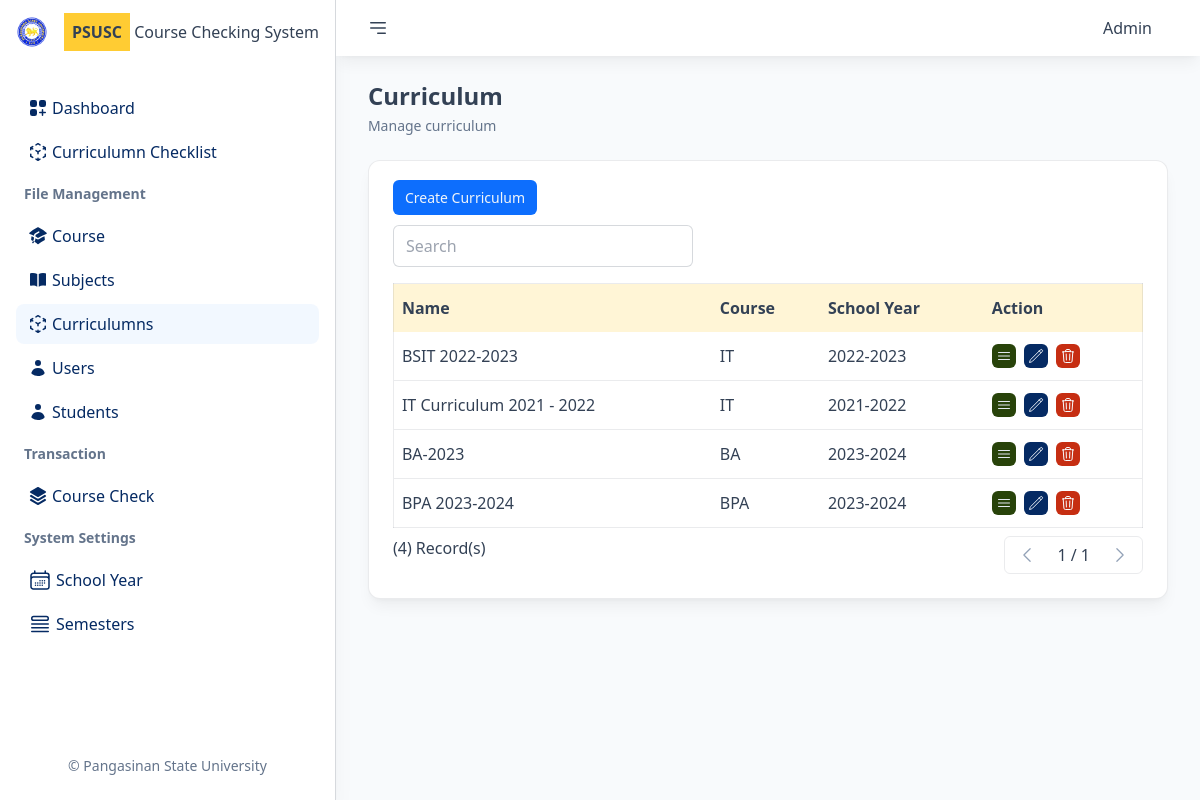
Page /curriculums (signed in) on the committed database.
### tables this page shows
CREATE TABLE `users` (
  `id` int(11) NOT NULL,
  `empno` varchar(50) NOT NULL,
  `fname` varchar(150) NOT NULL,
  `lname` varchar(150) NOT NULL,
  `mname` varchar(150) NOT NULL,
  `email` varchar(150) NOT NULL,
  `password` varchar(150) NOT NULL,
  `courseId` int(11) NOT NULL,
  `userType` varchar(50) NOT NULL
);

CREATE TABLE `curriculums` (
  `id` int(11) NOT NULL,
  `name` varchar(150) NOT NULL,
  `course_id` int(11) NOT NULL,
  `sy` varchar(50) NOT NULL
);

CREATE TABLE `courses` (
  `id` int(11) NOT NULL,
  `course` varchar(150) NOT NULL,
  `description` varchar(300) NOT NULL
);

CREATE TABLE `schoolyears` (
  `id` int(11) NOT NULL,
  `schoolyear` varchar(50) NOT NULL,
  `status` varchar(50) NOT NULL
);

### public/pages/curriculums/curriculumview.php (the view, shortened to what the rows shown need)
<?php
require_once(TEMPLATE_PATH . "/header.php");
require_once(TEMPLATE_PATH . "/nav.php");
?>
<div class="px-8">
    <div class="bg-white p-6 rounded-xl shadow-lg shadow-black/5 border border-slate-700/10">
        <div class="">
            <table class="w-full border border-slate-700/10 mb-2" id="dataTable">
                <thead>
                    <tr class="bg-accent/20 text-left ">
                        <th class="px-2 py-3">Name</th>
                        <th class="px-2 py-3">Course</th>
                        <th class="px-2 py-3">School Year</th>
                        <th class="px-2 py-3 min-w-fit max-w-fit">Action</th>
                    </tr>
                </thead>
                <tbody class="divide-y divide-slate-700/10 " id="tableBody">
                    <?php
                    foreach ($curriculums as $curriculum) :
                    ?>
                        <tr class="transition-all">
                            <td class="px-2 py-3"><?= $curriculum->getName() ?></td>
                            <td class="px-2 py-3"><?= $curriculum->getCourse()->getCourse() ?></td>
                            <td class="px-2 py-3"><?= $curriculum->getSyDet()->getSchoolyear() ?></td>
                            <td class=" px-2 py-3 flex flex-row item-center gap-2">
                                <a href="/curriculums/details/<?= $curriculum->getId() ?>" class="text-sm bg-success-dark hover:bg-success-light transition-all text-slate-200 p-1 rounded-md" title="View Details">
                                    <svg xmlns="http://www.w3.org/2000/svg" fill="none" viewBox="0 0 24 24" stroke-width="1.5" stroke="currentColor" class="w-4 h-4">
                                        <path stroke-linecap="round" stroke-linejoin="round" d="M3.75 6.75h16.5M3.75 12h16.5m-16.5 5.25h16.5" />
                                    </svg>
                                </a>
                                <a href="#" data-remote="/curriculums/edit/<?= $curriculum->getId() ?>" data-size="w-full md:w-2/5 lg:w-1/5" class="pop text-sm bg-brand-dark hover:bg-brand-light transition-all text-slate-200 p-1 rounded-md" title="Edit">
                                </a>
                                <a href="#" data-remote="/curriculums/confirm/<?= $curriculum->getId() ?>" data-size="w-full md:w-2/5 lg:w-1/5" class="pop text-sm bg-danger-light hover:bg-danger transition-all text-slate-50 p-1 rounded-md" title="Delete">
                                </a>
                            </td>
                        </tr>
                    <?php
                    endforeach;
                    ?>
                </tbody>
            </table>
        </div>
    </div>
</div>
<?php
require_once(TEMPLATE_PATH . "/footer.php");
?>

### public/template/nav.php (shortened to what the rows shown need)
<div class="relative h-screen overflow-y-auto flex-auto flex gap-6 flex-col">
    <div class="sticky top-0 px-8 py-2 flex flex-row justify-between items-center bg-white shadow-lg shadow-black/5">
        <div class="flex flex-row gap-4 p-2 items-center">
            <div class="relative group">
                <a href="#" class="p-2">
                    <?= $userdata->getFname() ?>
                </a>
            </div>
        </div>
    </div>
    <div class="px-8">
        <h2 class="text-2xl font-semibold mb-1"><?= ucfirst($pageTitle) ?></h2>
    </div>

### rows in the picture
users: fname "Admin"
curriculums: name "BSIT 2022-2023", course.course "IT", schoolyears.schoolyear "2022-2023"
curriculums: name "IT Curriculum 2021 - 2022", Course "IT", schoolyears.schoolyear "2021-2022"
curriculums: name "BA-2023", course.course "BA", schoolyears.schoolyear "2023-2024"
curriculums: name "BPA 2023-2024", course.course "BPA", Schoolyear "2023-2024"

### other values in the picture
$pageTitle "Curriculum"
$pageDesc "Manage curriculum"
sizeof($curriculums) "4"
